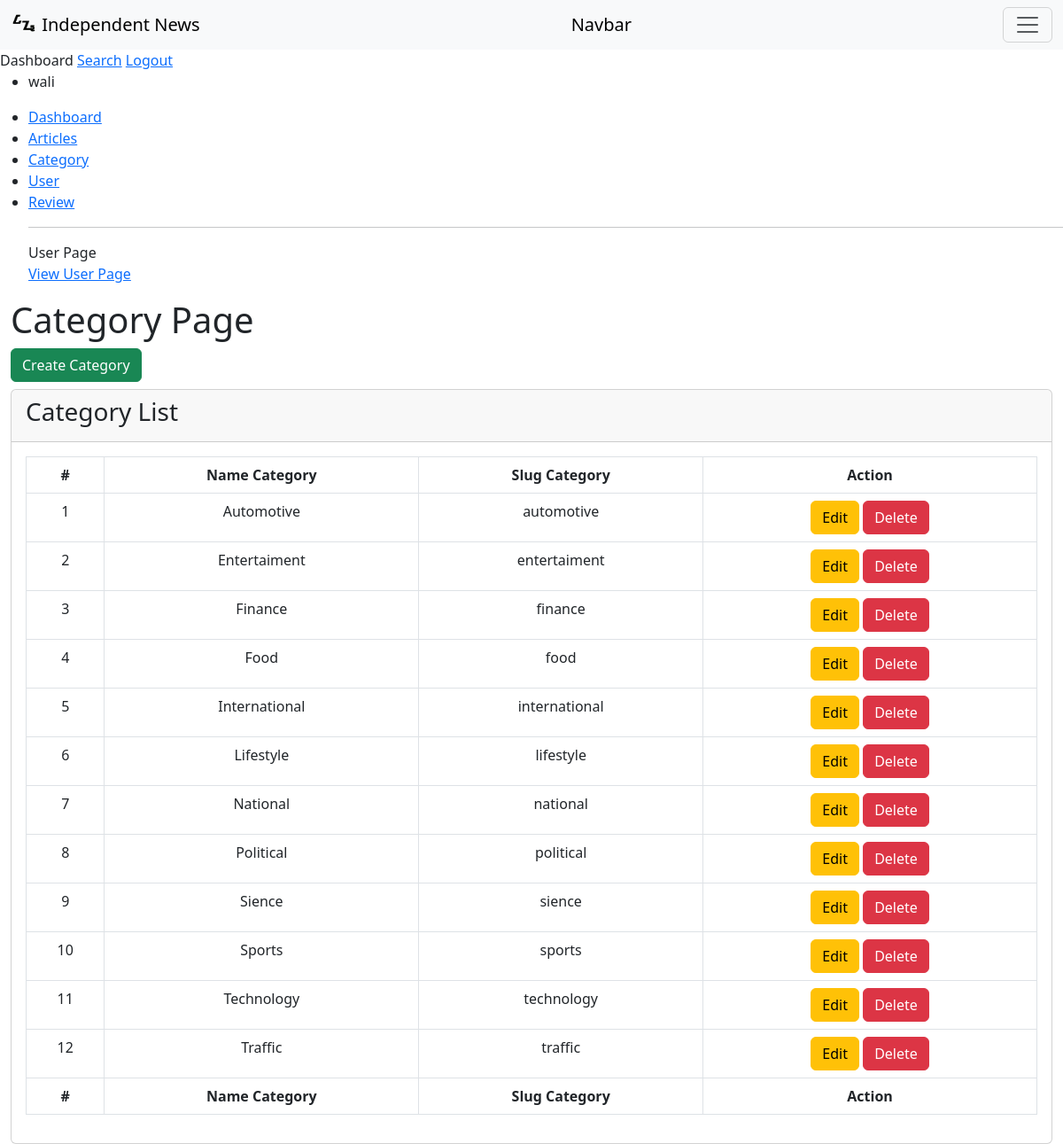
Screenshot of /pages/admin/crud/category/category.php (signed in) with the database file from the repository.
### tables this page shows
CREATE TABLE `categories` (
  `id_category` int(3) NOT NULL,
  `name_category` varchar(30) NOT NULL,
  `slug_category` varchar(30) NOT NULL
);

### pages/admin/crud/category/category.php (the view, shortened to what this page needs)
<!DOCTYPE html>
<html lang="en">
<head>
    <link href="https://cdn.jsdelivr.net/npm/bootstrap@5.3.0-alpha3/dist/css/bootstrap.min.css" rel="stylesheet">
    <link rel="stylesheet" href="https://cdn.jsdelivr.net/npm/bootstrap-icons@1.10.5/font/bootstrap-icons.css">
</head>
<body>
    <nav>
        <nav>
            <nav class="navbar bg-light">
                <div class="container-fluid">
                    <a class="navbar-brand" href="#">
                        <img src="..\..\..\..\img\logo\logo_nb.png" alt="Logo" width="30" height="24" class="d-inline-block align-text-top">
                        Independent <span>News</span>
                    </a>
                    <a class="navbar-brand" href="#">Navbar</a>
                    <button class="navbar-toggler" type="button" data-bs-toggle="collapse" data-bs-target="#navbarNav" aria-controls="navbarNav" aria-expanded="false" aria-label="Toggle navigation">
                        <span class="navbar-toggler-icon"></span>
                    </button>
            </nav>
            <div>
                <span>Dashboard</span>
                <a href="#">Search</a>
                <a href="../../../../auth/logout.php">Logout</a>
            </div>
        </nav>
        <section>
            <div>
                <ul>
                    <li><?php echo $_SESSION['username']; ?></li>
                </ul>
                <ul>
                    <li><a href="../../index.php">Dashboard</a></li>
                    <li><a href="../article/article.php">Articles</a></li>
                    <li><a href="category.php">Category</a></li>
                    <li><a href="../user/user.php">User</a></li>
                    <li><a href="../review/review.php">Review</a></li>
                    <hr size="2px" color="black">
                    <span>User Page</span> <br>
                    <a href="../../../user/index.php">View User Page</a>
                </ul>
            </div>
        </section>
        <div class="content-wrapper">
            <section class="content">
                <div class="container-fluid">
                    <h1>Category Page</h1>
                    <a class="btn btn-success mb-2" href="create.php">Create Category</a>
                    <div class="card card-default">
                        <div class="card-header">
                            <h3 class="card-title">Category List</h3>
                        </div>
                        <div class="card-body">
                            <table class="table table-bordered">
                                <tr align="center">
                                    <th>#</th>
                                    <th>Name Category</th>
                                    <th>Slug Category</th>
                                    <th>Action</th>
                                </tr>
                                <?php
                                include "../../../../connection/connection.php";
                                $data = mysqli_query($con, "select * from categories order by name_category");
                                $no = 1;
                                while ($d = mysqli_fetch_array($data)) {
                                ?>
                                    <tr align="center">
                                        <td><?php echo $no++; ?></td>
                                        <td id="<?php echo $d['slug_category']; ?>">
                                            <label for=""><?php echo $d['name_category']; ?></label>
                                        </td>
                                        <td>
                                            <?php echo $d['slug_category']; ?>
                                        </td>
                                        <td>
                                            <a class="btn btn-warning" href="update.php?slug=<?php echo $d['slug_category']; ?>">Edit</a>
                                            <a class="btn btn-danger" href="delete.php?slug=<?php echo $d['slug_category']; ?>">Delete</a>
                                        </td>
                                    </tr>
                                <?php } ?>
                                <tr align="center">
                                    <th>#</th>
                                    <th>Name Category</th>
                                    <th>Slug Category</th>
                                    <th>Action</th>
                                </tr>
                            </table>
                        </div>
                    </div>
                </div>
            </section>
        </div>
</body>
</html>

### rows the page displays
categories: name_category "Automotive", slug_category "automotive"
categories: name_category "Entertaiment", slug_category "entertaiment"
categories: name_category "Finance", slug_category "finance"
categories: name_category "Food", slug_category "food"
categories: name_category "International", slug_category "international"
categories: name_category "Lifestyle", slug_category "lifestyle"
categories: name_category "National", slug_category "national"
categories: name_category "Political", slug_category "political"
categories: name_category "Sience", slug_category "sience"
categories: name_category "Sports", slug_category "sports"
categories: name_category "Technology", slug_category "technology"
categories: name_category "Traffic", slug_category "traffic"

### other values shown
$_SESSION['username'] "wali"
